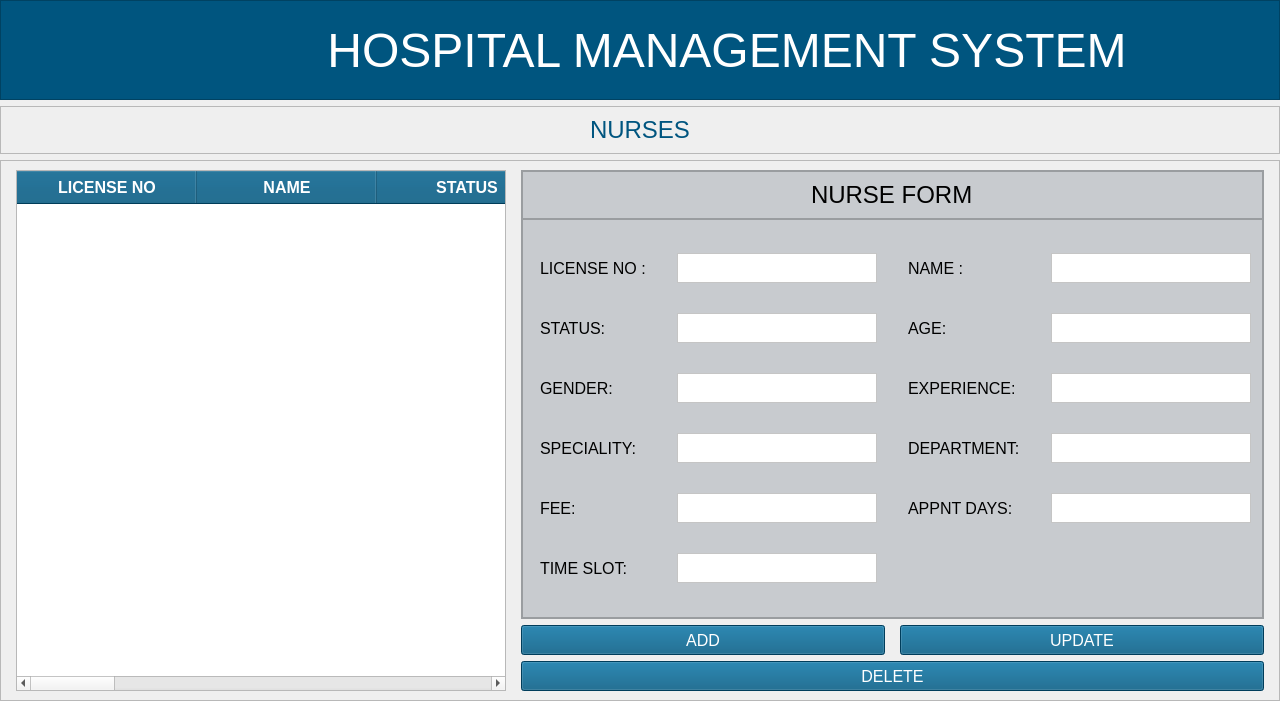
<?xml version="1.0" encoding="UTF-8"?>
<ui version="4.0">
 <class>MainWindow</class>
 <widget class="QMainWindow" name="MainWindow">
  <property name="geometry">
   <rect>
    <x>0</x>
    <y>0</y>
    <width>1280</width>
    <height>701</height>
   </rect>
  </property>
  <property name="windowTitle">
   <string>MainWindow</string>
  </property>
  <widget class="QWidget" name="centralwidget">
   <layout class="QVBoxLayout" name="verticalLayout_2">
    <property name="leftMargin">
     <number>0</number>
    </property>
    <property name="topMargin">
     <number>0</number>
    </property>
    <property name="rightMargin">
     <number>0</number>
    </property>
    <property name="bottomMargin">
     <number>0</number>
    </property>
    <item>
     <widget class="QFrame" name="header_frame">
      <property name="sizePolicy">
       <sizepolicy hsizetype="Preferred" vsizetype="Preferred">
        <horstretch>0</horstretch>
        <verstretch>0</verstretch>
       </sizepolicy>
      </property>
      <property name="minimumSize">
       <size>
        <width>1280</width>
        <height>100</height>
       </size>
      </property>
      <property name="maximumSize">
       <size>
        <width>16777215</width>
        <height>100</height>
       </size>
      </property>
      <property name="styleSheet">
       <string notr="true">background-color:rgb(0, 85, 127);</string>
      </property>
      <property name="frameShape">
       <enum>QFrame::StyledPanel</enum>
      </property>
      <property name="frameShadow">
       <enum>QFrame::Raised</enum>
      </property>
      <layout class="QHBoxLayout" name="horizontalLayout">
       <property name="sizeConstraint">
        <enum>QLayout::SetDefaultConstraint</enum>
       </property>
       <property name="leftMargin">
        <number>0</number>
       </property>
       <property name="topMargin">
        <number>0</number>
       </property>
       <property name="rightMargin">
        <number>0</number>
       </property>
       <property name="bottomMargin">
        <number>0</number>
       </property>
       <item>
        <widget class="QFrame" name="logo_frame">
         <property name="minimumSize">
          <size>
           <width>80</width>
           <height>50</height>
          </size>
         </property>
         <property name="maximumSize">
          <size>
           <width>100</width>
           <height>16777215</height>
          </size>
         </property>
         <property name="styleSheet">
          <string notr="true">background-color:transparent;
margin-top:6px;
margin-bottom:0px;</string>
         </property>
         <property name="frameShape">
          <enum>QFrame::StyledPanel</enum>
         </property>
         <property name="frameShadow">
          <enum>QFrame::Raised</enum>
         </property>
         <widget class="QLabel" name="backBtn">
          <property name="geometry">
           <rect>
            <x>20</x>
            <y>10</y>
            <width>61</width>
            <height>71</height>
           </rect>
          </property>
          <property name="cursor">
           <cursorShape>PointingHandCursor</cursorShape>
          </property>
          <property name="styleSheet">
           <string notr="true"/>
          </property>
          <property name="text">
           <string/>
          </property>
          <property name="pixmap">
           <pixmap resource="../../assets/resources.qrc">:/reosurces_logo/back-svgrepo-com.svg</pixmap>
          </property>
          <property name="scaledContents">
           <bool>true</bool>
          </property>
          <property name="alignment">
           <set>Qt::AlignCenter</set>
          </property>
         </widget>
        </widget>
       </item>
       <item>
        <widget class="QFrame" name="title_frame">
         <property name="minimumSize">
          <size>
           <width>1280</width>
           <height>0</height>
          </size>
         </property>
         <property name="font">
          <font>
           <pointsize>42</pointsize>
          </font>
         </property>
         <property name="styleSheet">
          <string notr="true">background-color:transparent;</string>
         </property>
         <property name="frameShape">
          <enum>QFrame::StyledPanel</enum>
         </property>
         <property name="frameShadow">
          <enum>QFrame::Raised</enum>
         </property>
         <layout class="QVBoxLayout" name="verticalLayout">
          <item alignment="Qt::AlignHCenter">
           <widget class="QLabel" name="title_label">
            <property name="minimumSize">
             <size>
              <width>800</width>
              <height>0</height>
             </size>
            </property>
            <property name="font">
             <font>
              <pointsize>36</pointsize>
             </font>
            </property>
            <property name="styleSheet">
             <string notr="true">color:#fff;</string>
            </property>
            <property name="text">
             <string>HOSPITAL MANAGEMENT SYSTEM</string>
            </property>
            <property name="alignment">
             <set>Qt::AlignCenter</set>
            </property>
           </widget>
          </item>
         </layout>
        </widget>
       </item>
      </layout>
     </widget>
    </item>
    <item>
     <widget class="QFrame" name="frame_15">
      <property name="maximumSize">
       <size>
        <width>16777215</width>
        <height>80</height>
       </size>
      </property>
      <property name="frameShape">
       <enum>QFrame::StyledPanel</enum>
      </property>
      <property name="frameShadow">
       <enum>QFrame::Raised</enum>
      </property>
      <layout class="QVBoxLayout" name="verticalLayout_22">
       <item alignment="Qt::AlignHCenter">
        <widget class="QLabel" name="activityNameDisp">
         <property name="font">
          <font>
           <pointsize>18</pointsize>
          </font>
         </property>
         <property name="styleSheet">
          <string notr="true">color:rgb(0, 85, 127);</string>
         </property>
         <property name="text">
          <string>NURSES</string>
         </property>
        </widget>
       </item>
      </layout>
     </widget>
    </item>
    <item>
     <widget class="QFrame" name="frame">
      <property name="frameShape">
       <enum>QFrame::StyledPanel</enum>
      </property>
      <property name="frameShadow">
       <enum>QFrame::Raised</enum>
      </property>
      <layout class="QGridLayout" name="gridLayout_2">
       <property name="leftMargin">
        <number>15</number>
       </property>
       <property name="topMargin">
        <number>9</number>
       </property>
       <property name="rightMargin">
        <number>15</number>
       </property>
       <property name="horizontalSpacing">
        <number>15</number>
       </property>
       <item row="0" column="1" colspan="2">
        <widget class="QFrame" name="frame_3">
         <property name="styleSheet">
          <string notr="true">BACKGROUND-COLOR:#c8cbcf;
BORDER-RADIUS:5PX;</string>
         </property>
         <property name="frameShape">
          <enum>QFrame::StyledPanel</enum>
         </property>
         <property name="frameShadow">
          <enum>QFrame::Raised</enum>
         </property>
         <layout class="QVBoxLayout" name="verticalLayout_3">
          <property name="spacing">
           <number>0</number>
          </property>
          <property name="leftMargin">
           <number>0</number>
          </property>
          <property name="topMargin">
           <number>0</number>
          </property>
          <property name="rightMargin">
           <number>0</number>
          </property>
          <property name="bottomMargin">
           <number>0</number>
          </property>
          <item>
           <widget class="QFrame" name="frame_4">
            <property name="font">
             <font>
              <pointsize>15</pointsize>
             </font>
            </property>
            <property name="frameShape">
             <enum>QFrame::StyledPanel</enum>
            </property>
            <property name="frameShadow">
             <enum>QFrame::Raised</enum>
            </property>
            <layout class="QHBoxLayout" name="horizontalLayout_3">
             <item alignment="Qt::AlignHCenter">
              <widget class="QLabel" name="label">
               <property name="font">
                <font>
                 <pointsize>18</pointsize>
                </font>
               </property>
               <property name="text">
                <string>NURSE FORM</string>
               </property>
              </widget>
             </item>
            </layout>
           </widget>
          </item>
          <item>
           <widget class="QFrame" name="frame_5">
            <property name="styleSheet">
             <string notr="true">padding-right:2px;
padding-left:2px;</string>
            </property>
            <property name="frameShape">
             <enum>QFrame::StyledPanel</enum>
            </property>
            <property name="frameShadow">
             <enum>QFrame::Raised</enum>
            </property>
            <layout class="QGridLayout" name="gridLayout">
             <property name="horizontalSpacing">
              <number>25</number>
             </property>
             <item row="2" column="2">
              <widget class="QLabel" name="label_5">
               <property name="font">
                <font>
                 <pointsize>12</pointsize>
                </font>
               </property>
               <property name="text">
                <string>AGE:</string>
               </property>
              </widget>
             </item>
             <item row="3" column="3">
              <widget class="QTextEdit" name="nurseExpEntry">
               <property name="maximumSize">
                <size>
                 <width>200</width>
                 <height>30</height>
                </size>
               </property>
               <property name="font">
                <font>
                 <pointsize>12</pointsize>
                </font>
               </property>
               <property name="styleSheet">
                <string notr="true">background-color:white;</string>
               </property>
              </widget>
             </item>
             <item row="3" column="2">
              <widget class="QLabel" name="label_8">
               <property name="font">
                <font>
                 <pointsize>12</pointsize>
                </font>
               </property>
               <property name="text">
                <string>EXPERIENCE:</string>
               </property>
              </widget>
             </item>
             <item row="3" column="1">
              <widget class="QTextEdit" name="nurseGenderEntry">
               <property name="maximumSize">
                <size>
                 <width>200</width>
                 <height>30</height>
                </size>
               </property>
               <property name="font">
                <font>
                 <pointsize>12</pointsize>
                </font>
               </property>
               <property name="styleSheet">
                <string notr="true">background-color:white;</string>
               </property>
              </widget>
             </item>
             <item row="2" column="0">
              <widget class="QLabel" name="label_4">
               <property name="font">
                <font>
                 <pointsize>12</pointsize>
                </font>
               </property>
               <property name="text">
                <string>STATUS:</string>
               </property>
              </widget>
             </item>
             <item row="0" column="3">
              <widget class="QTextEdit" name="nurseNameEntry">
               <property name="maximumSize">
                <size>
                 <width>200</width>
                 <height>30</height>
                </size>
               </property>
               <property name="font">
                <font>
                 <pointsize>12</pointsize>
                </font>
               </property>
               <property name="styleSheet">
                <string notr="true">background-color:white;</string>
               </property>
              </widget>
             </item>
             <item row="4" column="0">
              <widget class="QLabel" name="label_9">
               <property name="font">
                <font>
                 <pointsize>12</pointsize>
                </font>
               </property>
               <property name="text">
                <string>SPECIALITY:</string>
               </property>
              </widget>
             </item>
             <item row="2" column="3">
              <widget class="QTextEdit" name="nurseAgeEntry">
               <property name="maximumSize">
                <size>
                 <width>200</width>
                 <height>30</height>
                </size>
               </property>
               <property name="font">
                <font>
                 <pointsize>12</pointsize>
                </font>
               </property>
               <property name="styleSheet">
                <string notr="true">background-color:white;</string>
               </property>
              </widget>
             </item>
             <item row="4" column="1">
              <widget class="QTextEdit" name="nurseSpecEntry">
               <property name="maximumSize">
                <size>
                 <width>200</width>
                 <height>30</height>
                </size>
               </property>
               <property name="font">
                <font>
                 <pointsize>12</pointsize>
                </font>
               </property>
               <property name="styleSheet">
                <string notr="true">background-color:white;</string>
               </property>
              </widget>
             </item>
             <item row="7" column="1">
              <widget class="QTextEdit" name="nurseFeeEntry">
               <property name="maximumSize">
                <size>
                 <width>200</width>
                 <height>30</height>
                </size>
               </property>
               <property name="font">
                <font>
                 <pointsize>12</pointsize>
                </font>
               </property>
               <property name="styleSheet">
                <string notr="true">background-color:white;</string>
               </property>
              </widget>
             </item>
             <item row="0" column="2">
              <widget class="QLabel" name="label_3">
               <property name="font">
                <font>
                 <pointsize>12</pointsize>
                </font>
               </property>
               <property name="text">
                <string>NAME :</string>
               </property>
              </widget>
             </item>
             <item row="0" column="0">
              <widget class="QLabel" name="label_2">
               <property name="font">
                <font>
                 <pointsize>12</pointsize>
                </font>
               </property>
               <property name="text">
                <string>LICENSE NO :</string>
               </property>
              </widget>
             </item>
             <item row="7" column="0">
              <widget class="QLabel" name="label_11">
               <property name="font">
                <font>
                 <pointsize>12</pointsize>
                </font>
               </property>
               <property name="text">
                <string>FEE:</string>
               </property>
              </widget>
             </item>
             <item row="2" column="1">
              <widget class="QTextEdit" name="nurseStatusEntry">
               <property name="maximumSize">
                <size>
                 <width>200</width>
                 <height>30</height>
                </size>
               </property>
               <property name="font">
                <font>
                 <pointsize>12</pointsize>
                </font>
               </property>
               <property name="styleSheet">
                <string notr="true">background-color:white;</string>
               </property>
              </widget>
             </item>
             <item row="4" column="2">
              <widget class="QLabel" name="label_10">
               <property name="font">
                <font>
                 <pointsize>12</pointsize>
                </font>
               </property>
               <property name="text">
                <string>DEPARTMENT:</string>
               </property>
              </widget>
             </item>
             <item row="7" column="3">
              <widget class="QTextEdit" name="nurseAppntDayEntry">
               <property name="maximumSize">
                <size>
                 <width>200</width>
                 <height>30</height>
                </size>
               </property>
               <property name="font">
                <font>
                 <pointsize>12</pointsize>
                </font>
               </property>
               <property name="styleSheet">
                <string notr="true">background-color:white;</string>
               </property>
              </widget>
             </item>
             <item row="4" column="3">
              <widget class="QTextEdit" name="nurseDeptEntry">
               <property name="maximumSize">
                <size>
                 <width>200</width>
                 <height>30</height>
                </size>
               </property>
               <property name="font">
                <font>
                 <pointsize>12</pointsize>
                </font>
               </property>
               <property name="styleSheet">
                <string notr="true">background-color:white;</string>
               </property>
              </widget>
             </item>
             <item row="3" column="0">
              <widget class="QLabel" name="label_7">
               <property name="font">
                <font>
                 <pointsize>12</pointsize>
                </font>
               </property>
               <property name="text">
                <string>GENDER:</string>
               </property>
              </widget>
             </item>
             <item row="7" column="2">
              <widget class="QLabel" name="label_12">
               <property name="font">
                <font>
                 <pointsize>12</pointsize>
                </font>
               </property>
               <property name="text">
                <string>APPNT DAYS:</string>
               </property>
              </widget>
             </item>
             <item row="0" column="1">
              <widget class="QTextEdit" name="licNoEntry">
               <property name="maximumSize">
                <size>
                 <width>200</width>
                 <height>30</height>
                </size>
               </property>
               <property name="font">
                <font>
                 <pointsize>12</pointsize>
                </font>
               </property>
               <property name="styleSheet">
                <string notr="true">background-color:white;</string>
               </property>
              </widget>
             </item>
             <item row="8" column="1">
              <widget class="QTextEdit" name="nurseTimeSlotEntry">
               <property name="maximumSize">
                <size>
                 <width>200</width>
                 <height>30</height>
                </size>
               </property>
               <property name="font">
                <font>
                 <pointsize>12</pointsize>
                </font>
               </property>
               <property name="styleSheet">
                <string notr="true">background-color:white;</string>
               </property>
              </widget>
             </item>
             <item row="8" column="0">
              <widget class="QLabel" name="label_13">
               <property name="font">
                <font>
                 <pointsize>12</pointsize>
                </font>
               </property>
               <property name="text">
                <string>TIME SLOT:</string>
               </property>
              </widget>
             </item>
            </layout>
           </widget>
          </item>
         </layout>
        </widget>
       </item>
       <item row="2" column="1" colspan="2">
        <widget class="QPushButton" name="delNursesBtn">
         <property name="minimumSize">
          <size>
           <width>200</width>
           <height>30</height>
          </size>
         </property>
         <property name="font">
          <font>
           <pointsize>12</pointsize>
          </font>
         </property>
         <property name="cursor">
          <cursorShape>PointingHandCursor</cursorShape>
         </property>
         <property name="styleSheet">
          <string notr="true">background-color:rgb(0, 85, 127);
COLOR:WHITE;
BORDER-RADIUS:5PX</string>
         </property>
         <property name="text">
          <string>DELETE</string>
         </property>
        </widget>
       </item>
       <item row="1" column="1">
        <widget class="QPushButton" name="addNursesBtn">
         <property name="minimumSize">
          <size>
           <width>200</width>
           <height>30</height>
          </size>
         </property>
         <property name="font">
          <font>
           <pointsize>12</pointsize>
          </font>
         </property>
         <property name="cursor">
          <cursorShape>PointingHandCursor</cursorShape>
         </property>
         <property name="styleSheet">
          <string notr="true">background-color:rgb(0, 85, 127);
COLOR:WHITE;
BORDER-RADIUS:5PX</string>
         </property>
         <property name="text">
          <string>ADD</string>
         </property>
        </widget>
       </item>
       <item row="0" column="0" rowspan="3">
        <widget class="QTableWidget" name="tableNursesDet">
         <property name="minimumSize">
          <size>
           <width>0</width>
           <height>0</height>
          </size>
         </property>
         <property name="font">
          <font>
           <pointsize>12</pointsize>
          </font>
         </property>
         <property name="cursor" stdset="0">
          <cursorShape>PointingHandCursor</cursorShape>
         </property>
         <property name="styleSheet">
          <string notr="true">QHeaderView::section {
                background-color: #00557d;
                color: white;
                font-weight: bold;
padding:5px;
            }</string>
         </property>
         <property name="editTriggers">
          <set>QAbstractItemView::NoEditTriggers</set>
         </property>
         <property name="selectionMode">
          <enum>QAbstractItemView::SingleSelection</enum>
         </property>
         <property name="selectionBehavior">
          <enum>QAbstractItemView::SelectRows</enum>
         </property>
         <property name="showGrid">
          <bool>true</bool>
         </property>
         <property name="sortingEnabled">
          <bool>true</bool>
         </property>
         <property name="wordWrap">
          <bool>false</bool>
         </property>
         <attribute name="horizontalHeaderCascadingSectionResizes">
          <bool>true</bool>
         </attribute>
         <attribute name="horizontalHeaderDefaultSectionSize">
          <number>180</number>
         </attribute>
         <attribute name="verticalHeaderDefaultSectionSize">
          <number>45</number>
         </attribute>
         <column>
          <property name="text">
           <string>LICENSE NO</string>
          </property>
          <property name="background">
           <color>
            <red>0</red>
            <green>85</green>
            <blue>125</blue>
           </color>
          </property>
         </column>
         <column>
          <property name="text">
           <string>NAME</string>
          </property>
         </column>
         <column>
          <property name="text">
           <string>STATUS</string>
          </property>
         </column>
         <column>
          <property name="text">
           <string>AGE</string>
          </property>
         </column>
         <column>
          <property name="text">
           <string>GENDER</string>
          </property>
         </column>
         <column>
          <property name="text">
           <string>EXP</string>
          </property>
         </column>
         <column>
          <property name="text">
           <string>SPECIALITY</string>
          </property>
         </column>
         <column>
          <property name="text">
           <string>DEPT</string>
          </property>
         </column>
         <column>
          <property name="text">
           <string>FEE</string>
          </property>
         </column>
         <column>
          <property name="text">
           <string>APPNT DAYS</string>
          </property>
         </column>
         <column>
          <property name="text">
           <string>TIME SLOT</string>
          </property>
         </column>
        </widget>
       </item>
       <item row="1" column="2">
        <widget class="QPushButton" name="updtNursesBtn">
         <property name="minimumSize">
          <size>
           <width>200</width>
           <height>30</height>
          </size>
         </property>
         <property name="font">
          <font>
           <pointsize>12</pointsize>
          </font>
         </property>
         <property name="cursor">
          <cursorShape>PointingHandCursor</cursorShape>
         </property>
         <property name="styleSheet">
          <string notr="true">background-color:rgb(0, 85, 127);
COLOR:WHITE;
BORDER-RADIUS:5PX</string>
         </property>
         <property name="text">
          <string>UPDATE</string>
         </property>
        </widget>
       </item>
      </layout>
     </widget>
    </item>
   </layout>
  </widget>
 </widget>
 <resources>
  <include location="../../assets/resources.qrc"/>
 </resources>
 <connections/>
</ui>
